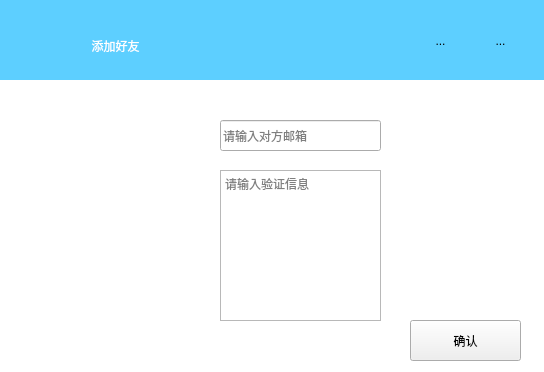
<?xml version="1.0" encoding="UTF-8"?>
<ui version="4.0">
 <class>Addfriend</class>
 <widget class="QWidget" name="Addfriend">
  <property name="geometry">
   <rect>
    <x>0</x>
    <y>0</y>
    <width>544</width>
    <height>372</height>
   </rect>
  </property>
  <property name="windowTitle">
   <string>Form</string>
  </property>
  <widget class="QLabel" name="label">
   <property name="geometry">
    <rect>
     <x>0</x>
     <y>0</y>
     <width>551</width>
     <height>81</height>
    </rect>
   </property>
   <property name="styleSheet">
    <string notr="true">background-color: rgb(93, 207, 255);</string>
   </property>
   <property name="text">
    <string/>
   </property>
  </widget>
  <widget class="QLabel" name="label_2">
   <property name="geometry">
    <rect>
     <x>10</x>
     <y>20</y>
     <width>50</width>
     <height>50</height>
    </rect>
   </property>
   <property name="text">
    <string/>
   </property>
   <property name="pixmap">
    <pixmap resource="src.qrc">:/image/toolicon/ball.png</pixmap>
   </property>
   <property name="scaledContents">
    <bool>true</bool>
   </property>
  </widget>
  <widget class="QLabel" name="label_3">
   <property name="geometry">
    <rect>
     <x>60</x>
     <y>30</y>
     <width>111</width>
     <height>31</height>
    </rect>
   </property>
   <property name="styleSheet">
    <string notr="true">font: 12pt &quot;幼圆&quot;;
color: rgb(255, 255, 255);</string>
   </property>
   <property name="text">
    <string>添加好友</string>
   </property>
   <property name="alignment">
    <set>Qt::AlignCenter</set>
   </property>
  </widget>
  <widget class="QToolButton" name="toolButton">
   <property name="geometry">
    <rect>
     <x>410</x>
     <y>20</y>
     <width>61</width>
     <height>41</height>
    </rect>
   </property>
   <property name="text">
    <string>...</string>
   </property>
   <property name="icon">
    <iconset resource="src.qrc">
     <normaloff>:/image/toolicon/reduce-one.png</normaloff>:/image/toolicon/reduce-one.png</iconset>
   </property>
   <property name="autoRaise">
    <bool>true</bool>
   </property>
  </widget>
  <widget class="QToolButton" name="toolButton_2">
   <property name="geometry">
    <rect>
     <x>470</x>
     <y>20</y>
     <width>61</width>
     <height>41</height>
    </rect>
   </property>
   <property name="text">
    <string>...</string>
   </property>
   <property name="icon">
    <iconset resource="src.qrc">
     <normaloff>:/image/toolicon/close-one.png</normaloff>:/image/toolicon/close-one.png</iconset>
   </property>
   <property name="autoRaise">
    <bool>true</bool>
   </property>
  </widget>
  <widget class="QLabel" name="label_4">
   <property name="geometry">
    <rect>
     <x>0</x>
     <y>80</y>
     <width>551</width>
     <height>301</height>
    </rect>
   </property>
   <property name="styleSheet">
    <string notr="true">background-color: rgb(255, 255, 255);</string>
   </property>
   <property name="text">
    <string/>
   </property>
  </widget>
  <widget class="QLabel" name="label_5">
   <property name="geometry">
    <rect>
     <x>30</x>
     <y>120</y>
     <width>111</width>
     <height>201</height>
    </rect>
   </property>
   <property name="text">
    <string/>
   </property>
   <property name="pixmap">
    <pixmap>:/new/pic/background/cute.jpg</pixmap>
   </property>
   <property name="scaledContents">
    <bool>true</bool>
   </property>
  </widget>
  <widget class="QLineEdit" name="lineEdit">
   <property name="geometry">
    <rect>
     <x>220</x>
     <y>120</y>
     <width>161</width>
     <height>31</height>
    </rect>
   </property>
   <property name="styleSheet">
    <string notr="true">font: 9pt &quot;幼圆&quot;;
</string>
   </property>
   <property name="placeholderText">
    <string>请输入对方邮箱</string>
   </property>
  </widget>
  <widget class="QPushButton" name="pushButton">
   <property name="geometry">
    <rect>
     <x>410</x>
     <y>320</y>
     <width>111</width>
     <height>41</height>
    </rect>
   </property>
   <property name="styleSheet">
    <string notr="true">font: 11pt &quot;幼圆&quot;;</string>
   </property>
   <property name="text">
    <string>确认</string>
   </property>
  </widget>
  <widget class="QTextEdit" name="textEdit">
   <property name="geometry">
    <rect>
     <x>220</x>
     <y>170</y>
     <width>161</width>
     <height>151</height>
    </rect>
   </property>
   <property name="styleSheet">
    <string notr="true">font: 9pt &quot;幼圆&quot;;</string>
   </property>
   <property name="placeholderText">
    <string>请输入验证信息</string>
   </property>
  </widget>
 </widget>
 <resources>
  <include location="src.qrc"/>
 </resources>
 <connections/>
</ui>
